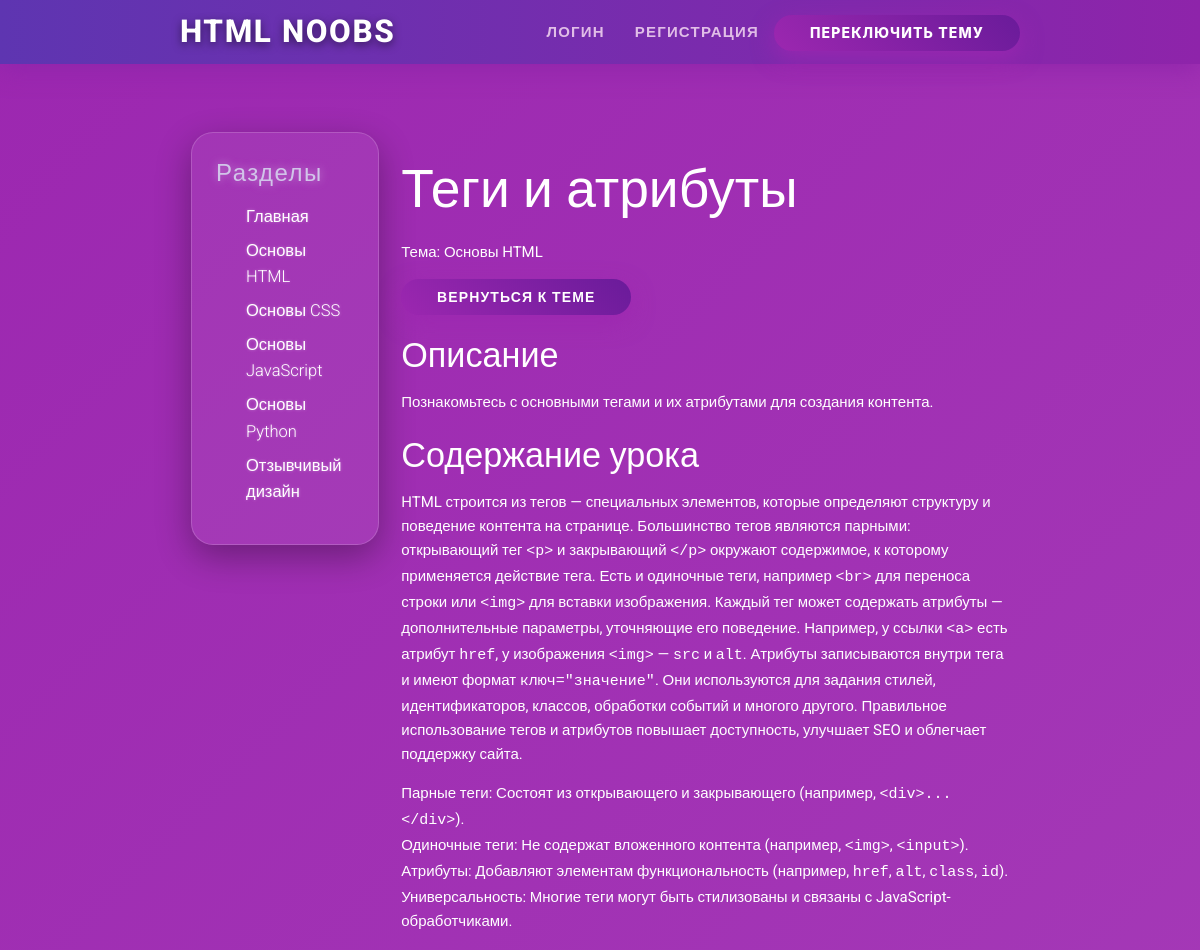
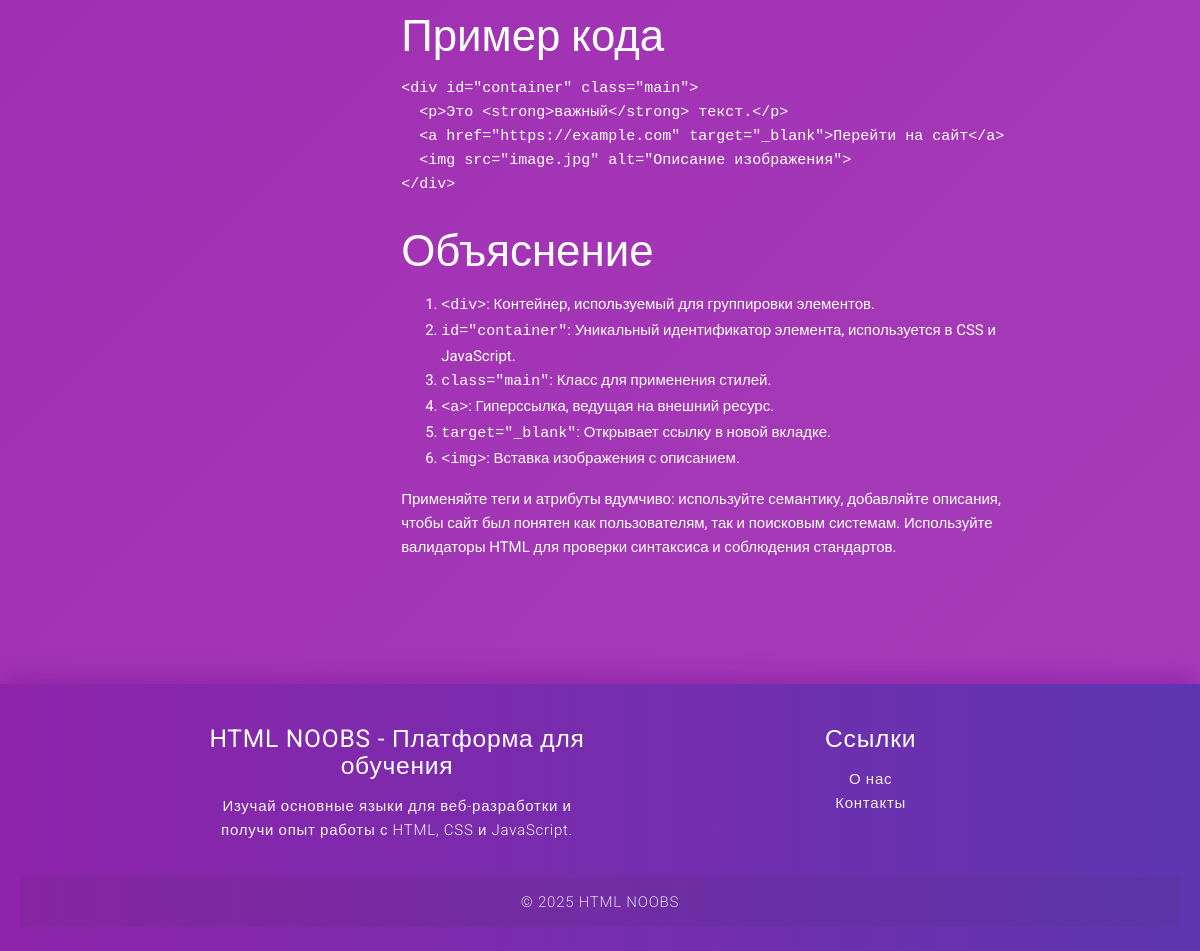
The page /lesson/3 on the database its author committed (2 pictures, top to bottom).
### app.py (models this page shows)
class Lesson(db.Model):
    id = db.Column(db.Integer, primary_key=True)
    title = db.Column(db.String(100), nullable=False)
    description = db.Column(db.Text, nullable=False)
    content = db.Column(db.Text, nullable=False)  # Поле для обучающей информации
    topic_id = db.Column(db.Integer, db.ForeignKey('topic.id'), nullable=False)

class Topic(db.Model):
    id = db.Column(db.Integer, primary_key=True)
    title = db.Column(db.String(100), nullable=False)
    content = db.Column(db.Text, nullable=False)
    lessons = db.relationship('Lesson', backref='topic', lazy=True)
    comments = db.relationship('Comment', backref='topic', lazy=True)

### app.py (the view)
@app.route('/lesson/<int:lesson_id>')
def lesson(lesson_id):
    lesson = Lesson.query.get_or_404(lesson_id)
    topic = Topic.query.get(lesson.topic_id)
    return render_template('lesson.html', lesson=lesson, topic=topic)

### templates/lesson.html
{% extends 'base.html' %}
{% block content %}
    <h2>{{ lesson.title }}</h2>
    <p>Тема: {{ topic.title }}</p>
    <p><a href="{{ url_for('topic', topic_id=topic.id) }}" class="btn blue">Вернуться к теме</a></p>
    <h4>Описание</h4>
    <p>{{ lesson.description }}</p>
    <h4>Содержание урока</h4>
    <div class="lesson-content">
        {{ lesson.content | safe }}
    </div>
{% endblock %}

### static/css/style.css (style rules this page uses)
body { font-family: 'Roboto', sans-serif; background: linear-gradient(135deg, #9c27b0, #ab47bc, #8e24aa, #7b1fa2); background-size: 400% 400%; min-height: 100vh; color: #ffffff; line-height: 1.6; overflow-x: hidden; -webkit-font-smoothing: antialiased; -moz-osx-font-smoothing: grayscale; animation: bgGradient 15s ease infinite; }
.btn.blue { position: relative; background: linear-gradient(45deg, #9c27b0, #6a1b9a); box-shadow: 0 8px 22px rgba(156, 39, 176, 0.8); border-radius: 40px; padding: 0 36px; font-weight: 800; letter-spacing: 0.08em; overflow: hidden; transition: background 0.5s ease, box-shadow 0.5s ease, transform 0.3s ease; cursor: pointer; will-change: transform, box-shadow; user-select: none; outline: none; }
.btn.blue::before { content: ""; position: absolute; border-radius: 50%; background: rgba(255, 255, 255, 0.35); width: 120%; height: 120%; top: 50%; left: 50%; transform: translate(-50%, -50%) scale(0); opacity: 0; transition: transform 0.6s ease, opacity 0.6s ease; pointer-events: none; filter: blur(8px); z-index: 1; }

### rows shown on the page
Lesson: title "Теги и атрибуты", description "Познакомьтесь с основными тегами и их атрибутами для создания контента.", content "HTML строится из тегов — специальных элементов, которые определяют структуру и поведение контента на странице. Большинство тегов являются парными: открывающий тег <p> и закрывающий </p> окружают содержимое, к которому применяется действие тега. Есть и одиночные теги, например <br> для переноса строки или <img> для вставки изображения. Каждый тег может содержать атрибуты — дополнительные параметры, уточняющие его поведение. Например, у ссылки <a> есть атрибут href , у изображения <img> — src и alt . Атрибуты записываются внутри тега и имеют формат ключ=\"значение\" . Они используются для задания стилей, идентификаторов, классов, обработки событий и многого другого. Правильное использование…"
Topic: title "Основы HTML"
